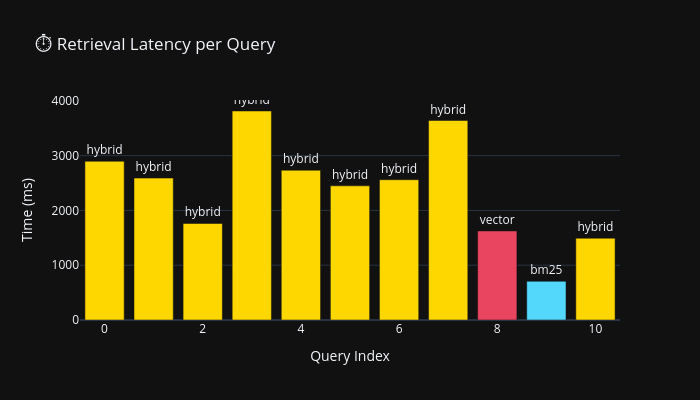

The code cell stored with this chart in its notebook:
### Markdown cell above
### 11.2 — Retrieval Performance Log

### Code cell
# Show retrieval performance log
if retriever.retrieval_log:
    log_df = pd.DataFrame(retriever.retrieval_log)
    print('📋 Retrieval Performance Log:')
    display(log_df)

    fig3 = go.Figure(go.Bar(
        x=log_df.index,
        y=log_df['time_ms'],
        marker_color=log_df['method'].map(
            {'vector':'#e94560','bm25':'#53d8fb','hybrid':'#ffd700'}
        ),
        text=log_df['method'],
        textposition='outside'
    ))
    fig3.update_layout(
        title='⏱️ Retrieval Latency per Query',
        xaxis_title='Query Index',
        yaxis_title='Time (ms)',
        template='plotly_dark',
        width=700, height=400
    )
    fig3.show()

### Figure 1 — Plotly figure (JSON) as saved in the notebook; plotly's stock layout.template omitted (floating-point values rounded to 4 significant figures)
{"data": [{"marker": {"color": ["#ffd700", "#ffd700", "#ffd700", "#ffd700", "#ffd700", "#ffd700", "#ffd700", "#ffd700", "#e94560", "#53d8fb", "#ffd700"]}, "text": ["hybrid", "hybrid", "hybrid", "hybrid", "hybrid", "hybrid", "hybrid", "hybrid", "vector", "bm25", "hybrid"], "textposition": "outside", "type": "bar", "x": [0, 1, 2, 3, 4, 5, 6, 7, 8, 9, 10], "y": [2897.0, 2590.0, 1761.0, 3814.0, 2734.0, 2448.0, 2560.0, 3641.0, 1625.0, 706.5, 1492.0]}], "layout": {"height": 400, "title": {"text": "⏱️ Retrieval Latency per Query"}, "width": 700, "xaxis": {"title": {"text": "Query Index"}}, "yaxis": {"title": {"text": "Time (ms)"}}}}
